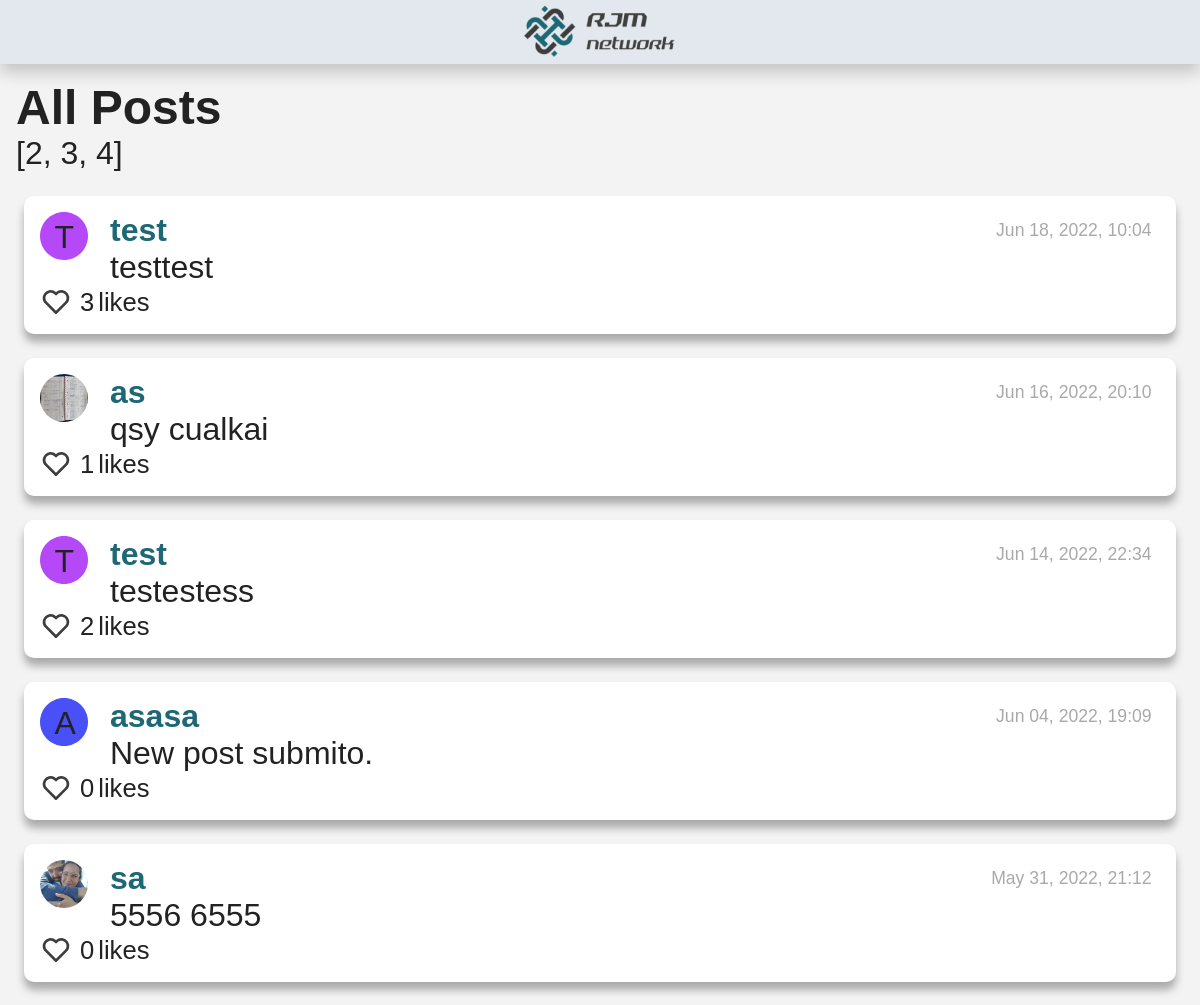
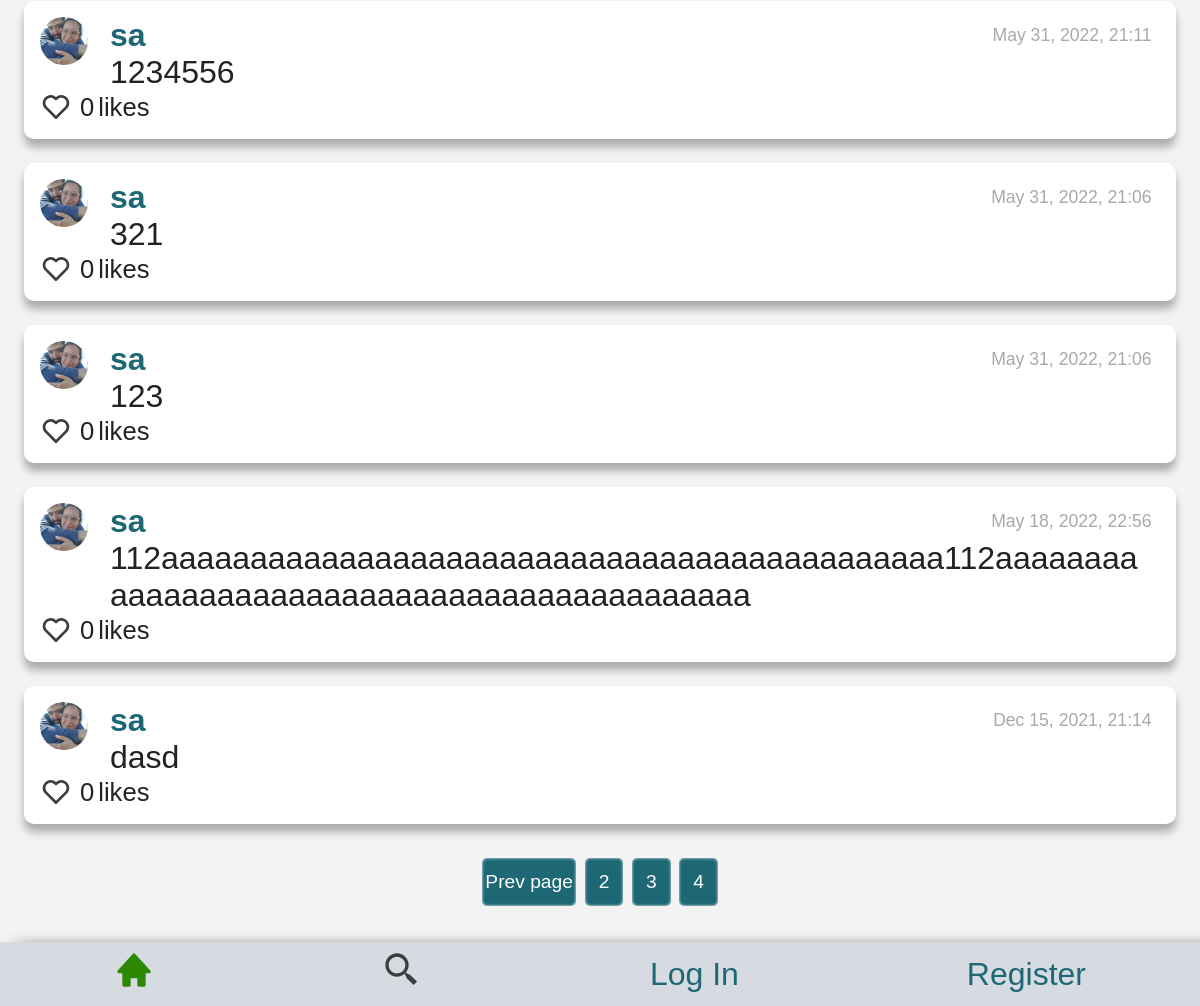
The page / on the database its author committed (2 pictures, top to bottom).
### network/models.py (models this page shows, shortened)
class NewPost(models.Model):
    poster = models.ForeignKey(User, on_delete=models.PROTECT, related_name="posts_posted")
    description = models.TextField(blank=False)
    date_added = models.DateTimeField(auto_now_add=True)

class User(AbstractUser):
    header_image = models.ImageField(null=True, blank=True, upload_to="images/")
    pass

### network/views.py (the view)
# urls.py: path("", views.index, name="index"),
def index(request):
    all_posts = NewPost.objects.select_related('poster')
    all_fields= NewPost._meta.fields
    users = User.objects.all()
    user_color = {}
    colors_list = ["C37D7D", "FC792F", "4950F8", "EBFC2F", "15A2F1", "58FC2F", "36F9E1", "2ECF65", "B549F8", "FF83EB", "FCCF2F"]
    for j in users:
        user_color[j.id] = random.choice(colors_list)
        colors_list.remove(user_color[j.id])
    total_posts=all_posts.count()
    total_pages=math.ceil(total_posts/10)
    list_total_pages = []
    for i in range(2, total_pages+1):
        list_total_pages.append(i)
    all_posts = all_posts.order_by("-date_added")[:10]
    all_likers = Likers.objects.all()
    for post in all_posts:
        post.date_added = (post.date_added.strftime("%b %d, %Y, %H:%M"))
        post.number_likes=0
        likers = all_likers.filter(post=post.id)
        likers_id = []
        for each_liker in likers:
            post.likers = each_liker.liker.all()
            post.number_likes = each_liker.liker.count()
            for each in each_liker.liker.all():
                likers_id.append(each.id)
            post.likers_id = likers_id
    random_number = randrange(100)
    return render(request, "network/index.html", {
        "all_posts": all_posts,
        "users": users,
        "list_total_pages":list_total_pages,
        "random_number":random_number,
        "user_color": user_color
    })

### network/templates/network/index.html (shortened to what this page needs)
{% extends "network/layout.html" %}
{% load static %}
{% load network_extras %}
{% block body %}
    <h3> All Posts</h3>
    {{list_total_pages}}
    <div id="all_posts_view">
        <div id="page_0">
            {% if all_posts %}
                {% for post in all_posts %}
                    <div id="posts_style">
                        <div id="posts-flex-order">
                            <div id="posts-flex-order-child1">
                                {% if post.poster.header_image %}
                                    <img class="posts_profile_picture" alt="Image not found" src="/media/{{ post.poster.header_image }}">
                                {% else %}
                                    <div class="no_profile_picture">
                                        <svg id="dropbtn-profile" class="no_profile_picture_circle" width="40" height="40" viewBox="0 0 40 40" fill="none" xmlns="http://www.w3.org/2000/svg">
                                            <path id="dropbtn-profile" d="M40 20C40 31.0457 31.0457 40 20 40C8.95431 40 0 31.0457 0 20C0 8.9543 8.95431 0 20 0C31.0457 0 40 8.9543 40 20Z" fill="#{{user_color|keyvalue:post.poster.id}}"/>
                                        </svg>
                                        <div  class="no_profile_picture_letter">
                                            {{ post.poster|make_list|first|capfirst }}
                                        </div>
                                    </div>
                                {% endif %}
                            </div>
                            <div id="posts-flex-order-child2">
                                <div id="posts-first-line">
                                    <a id="profile"  href="profile/{{ post.poster.id }}">{{ post.poster }}</a>
                                    <div id="post-{{post.date_added}}" class="date_post"> {{ post.date_added }}</div>
                                </div>
                                <div id="post-description-{{post.id}}" class="description_post"> {{ post.description }} </div>
                            </div>
                        </div>
                        <div id="like_complete">
                            {% if user.id in post.likers_id %}
                                <button class="yes_button" id="like-btn-{{post.id}}" value="heart_full" onclick="like('{{ post.id }}')">
                                    <svg id="heart-img-{{ post.id }}" alt="jacket" width="40" height="40" viewBox="0 0 40 40" fill="none" xmlns="http://www.w3.org/2000/svg">
                                        <path d="M33.6751 7.9851C32.7561 7.05963 31.6632 6.32493 30.4593 5.82324C29.2555 5.32155 27.9643 5.06277 26.6601 5.06177C24.1931 5.06217 21.8162 5.98889 20 7.65843C18.1841 5.98861 15.8071 5.06185 13.34 5.06177C12.0343 5.06313 10.7417 5.3227 9.53661 5.82555C8.33155 6.3284 7.23783 7.06459 6.31838 7.99177C2.39672 11.9301 2.39838 18.0901 6.32172 22.0118L20 35.6901L33.6784 22.0118C37.6017 18.0901 37.6034 11.9301 33.6751 7.9851Z" fill="#DA2D57"/>
                                    </svg>
                                </button>
                            {% else %}
                                <button class="yes_button" id="like-btn-{{post.id}}" value="heart_empty"  onclick="like('{{ post.id }}')">
                                    <svg id="heart-img-{{ post.id }}" alt="jacket" width="40" height="40" viewBox="0 0 40 40" fill="none" xmlns="http://www.w3.org/2000/svg">
                                        <path d="M20 7.65843C18.1841 5.98861 15.8071 5.06185 13.34 5.06177C12.0343 5.06313 10.7417 5.3227 9.53661 5.82555C8.33155 6.3284 7.23783 7.06459 6.31838 7.99177C2.39672 11.9301 2.39838 18.0901 6.32172 22.0118L18.5417 34.2318C18.825 34.7301 19.3717 35.0518 20 35.0518C20.258 35.0493 20.5119 34.9863 20.7411 34.8679C20.9704 34.7495 21.1686 34.579 21.32 34.3701L33.6784 22.0118C37.6017 18.0884 37.6017 11.9301 33.675 7.9851C32.7561 7.05963 31.6632 6.32493 30.4593 5.82324C29.2555 5.32155 27.9643 5.06277 26.66 5.06177C24.1931 5.06217 21.8162 5.98889 20 7.65843ZM31.3184 10.3418C33.9234 12.9601 33.925 17.0501 31.3217 19.6551L20 30.9768L8.67838 19.6551C6.07505 17.0501 6.07672 12.9601 8.67505 10.3484C9.94172 9.08843 11.5984 8.3951 13.34 8.3951C15.0817 8.3951 16.7317 9.08843 17.9884 10.3451L18.8217 11.1784C18.9764 11.3333 19.16 11.4562 19.3622 11.5401C19.5644 11.6239 19.7812 11.6671 20 11.6671C20.2189 11.6671 20.4357 11.6239 20.6379 11.5401C20.8401 11.4562 21.0237 11.3333 21.1784 11.1784L22.0117 10.3451C24.5317 7.8301 28.8017 7.83677 31.3184 10.3418Z" fill="#3D3D3D"/>
                                    </svg>
                                </button>
                            {% endif %}
                            <div id="like-count-{{post.id}}" class="d-inline-block">{{post.number_likes}}</div> likes
                        </div>
                    </div>
                {% endfor %}
                <div id="id_page_buttons">
                    {% if list_total_pages %}
                        {% if p_actual == 1 %}
                        {% else %}
                            <button class="page_button" onclick="pages('{{user.id}}', '{{p_actual}}', -1)">Prev page</button>
                        {% endif %}
                        {% for page in list_total_pages %}
                            {% if page == p_actual %}
                                <button id="selected_button" class="page_button" > {{ p_actual }} </button>
                            {% else %}
                                <button class="page_button"  id="not_selected_button" onclick="pages('{{user.id}}', '{{page}}', 0)">{{page}}</button>
                            {% endif %}
                        {% endfor %}
                    {% endif %}
                </div>
            {% else %}
                    <li>no post</li>
            {% endif %}
        </div>
    </div>
{% endblock %}

### network/templates/network/layout.html (shortened to what this page needs)
{% load static %}
{% load network_extras %}
<!DOCTYPE html>
<html lang="en">
    <head>
        <link href="{% static 'network/styles.css' %}" rel="stylesheet">
    </head>
    <body>
        <header class="header">
            <img class="logo" src="{% static 'assets/logo1-removebg-preview 2.png' %}" alt="Logo_page">
        </header>
        <nav id="navbar" class="navbar navbar-expand-lg navbar-light bg-light">
            <a class="nav-link"  id="nav-home" href="{% url 'postsbox' 'index' 1 %}">
            </a>
            <div class="nav-link"  id="nav-search">
            </div>
            {% if user.is_authenticated %}
            <div class="new_post_button"  id="new_post">
                    <svg width="50" height="50" viewBox="0 0 50 50" fill="none" xmlns="http://www.w3.org/2000/svg">
                        <path d="M41.6666 4.16675H8.33329C6.03538 4.16675 4.16663 6.02925 4.16663 8.31675V33.3501C4.16663 35.6376 6.03538 37.5001 8.33329 37.5001H14.5833V45.8334L27.8145 37.5001H41.6666C43.9645 37.5001 45.8333 35.6376 45.8333 33.3501V8.31675C45.83 7.21423 45.3894 6.15806 44.6082 5.38002C43.8271 4.60199 42.7691 4.16564 41.6666 4.16675ZM35.4166 22.9168H27.0833V31.2501H22.9166V22.9168H14.5833V18.7501H22.9166V10.4168H27.0833V18.7501H35.4166V22.9168Z" fill="#1E6876"/>
                    </svg>
            </div>
                    <a class="nav-link"  id="nav-home" href="{% url 'postsbox' 'following' 1 %}">
                    <svg width="40" height="40" viewBox="0 0 40 40" fill="none" xmlns="http://www.w3.org/2000/svg">
                        <path d="M36.5783 15.2984C36.4735 14.9898 36.2807 14.7187 36.0236 14.5185C35.7665 14.3182 35.4564 14.1977 35.1316 14.1717L25.63 13.4167L21.5183 4.31502C21.3874 4.02188 21.1744 3.77289 20.905 3.59812C20.6357 3.42335 20.3216 3.33025 20.0005 3.33008C19.6794 3.3299 19.3652 3.42265 19.0957 3.59713C18.8262 3.7716 18.6129 4.02036 18.4816 4.31336L14.37 13.4167L4.8683 14.1717C4.54905 14.197 4.24386 14.3137 3.98922 14.5079C3.73458 14.7021 3.54128 14.9656 3.43245 15.2667C3.32362 15.5679 3.30386 15.8941 3.37554 16.2062C3.44722 16.5183 3.6073 16.8032 3.83663 17.0267L10.8583 23.8717L8.37496 34.625C8.29956 34.9505 8.32373 35.2912 8.44433 35.6028C8.56493 35.9144 8.7764 36.1825 9.0513 36.3724C9.3262 36.5623 9.65183 36.6652 9.98594 36.6678C10.32 36.6703 10.6472 36.5724 10.925 36.3867L20 30.3367L29.075 36.3867C29.3589 36.5752 29.6937 36.6722 30.0343 36.6647C30.375 36.6573 30.7053 36.5457 30.9806 36.3449C31.256 36.1441 31.4633 35.8639 31.5746 35.5418C31.6859 35.2197 31.6959 34.8713 31.6033 34.5434L28.555 23.8767L36.115 17.0734C36.61 16.6267 36.7916 15.93 36.5783 15.2984Z" fill="#3D3D3D"/>
                    </svg>
                </a>
                    <a class="nav-link"  id="nav-liked-posts" href="{% url 'postsbox' 'liked_posts' 1 %}">
                    <svg width="40" height="40" viewBox="0 0 40 40" fill="none" xmlns="http://www.w3.org/2000/svg">
                        <path d="M33.6751 7.9851C32.7561 7.05963 31.6632 6.32493 30.4593 5.82324C29.2555 5.32155 27.9643 5.06277 26.6601 5.06177C24.1931 5.06217 21.8162 5.98889 20 7.65843C18.1841 5.98861 15.8071 5.06185 13.34 5.06177C12.0343 5.06313 10.7417 5.3227 9.53661 5.82555C8.33155 6.3284 7.23783 7.06459 6.31838 7.99177C2.39672 11.9301 2.39838 18.0901 6.32172 22.0118L20 35.6901L33.6784 22.0118C37.6017 18.0901 37.6034 11.9301 33.6751 7.9851Z" fill="#3D3D3D"/>
                    </svg>
                </a>
                <div class="dropdown">
                    <button onclick="myFunction()" class="dropbtn" id="dropbtn-profile" >
                        {% if user.header_image %}
                            <img id="profile_img" class="posts_profile_picture" alt="Image not found" src="/media/{{ user.header_image }}">
                        {% else %}
                            <div class="no_profile_picture">
                                <svg id="dropbtn-profile" class="no_profile_picture" width="40" height="40" viewBox="0 0 40 40" fill="none" xmlns="http://www.w3.org/2000/svg">
                                    <path id="dropbtn-profile" d="M40 20C40 31.0457 31.0457 40 20 40C8.95431 40 0 31.0457 0 20C0 8.9543 8.95431 0 20 0C31.0457 0 40 8.9543 40 20Z" fill="#{{user_color|keyvalue:user.id}}"/>
                                </svg>
                                <div  id="profile_letter" class="no_profile_picture_letter">
                                    {{ user|make_list|first|capfirst }}
                                </div>
                            </div>
                        {% endif %}
                        <!-- <svg id="dropbtn-profile" width="40" height="40" viewBox="0 0 40 40" fill="none" xmlns="http://www.w3.org/2000/svg">
                            <path id="dropbtn-profile" d="M40 20C40 31.0457 31.0457 40 20 40C8.95431 40 0 31.0457 0 20C0 8.9543 8.95431 0 20 0C31.0457 0 40 8.9543 40 20Z" fill="#00BAAF"/>
                            <path id="dropbtn-profile" d="M10.42 25V14.35H14.83C15.29 14.35 15.71 14.445 16.09 14.635C16.48 14.825 16.815 15.085 17.095 15.415C17.375 15.735 17.595 16.095 17.755 16.495C17.915 16.885 17.995 17.285 17.995 17.695C17.995 18.275 17.865 18.825 17.605 19.345C17.355 19.855 17 20.27 16.54 20.59C16.08 20.91 15.54 21.07 14.92 21.07H11.47V25H10.42ZM11.47 20.14H14.875C15.295 20.14 15.66 20.025 15.97 19.795C16.28 19.565 16.52 19.265 16.69 18.895C16.86 18.525 16.945 18.125 16.945 17.695C16.945 17.255 16.845 16.85 16.645 16.48C16.445 16.11 16.18 15.82 15.85 15.61C15.53 15.39 15.175 15.28 14.785 15.28H11.47V20.14ZM19.541 25V17.185H20.561V25H19.541ZM19.541 15.55V14.05H20.561V15.55H19.541ZM26.1976 25.15C25.6276 25.15 25.1026 25.045 24.6226 24.835C24.1526 24.615 23.7376 24.315 23.3776 23.935C23.0276 23.555 22.7526 23.12 22.5526 22.63C22.3626 22.14 22.2676 21.62 22.2676 21.07C22.2676 20.33 22.4326 19.655 22.7626 19.045C23.0926 18.435 23.5526 17.95 24.1426 17.59C24.7326 17.23 25.4126 17.05 26.1826 17.05C26.9126 17.05 27.5576 17.22 28.1176 17.56C28.6776 17.89 29.0926 18.34 29.3626 18.91L28.3726 19.225C28.1526 18.825 27.8426 18.515 27.4426 18.295C27.0526 18.065 26.6176 17.95 26.1376 17.95C25.6176 17.95 25.1426 18.085 24.7126 18.355C24.2826 18.625 23.9376 18.995 23.6776 19.465C23.4276 19.935 23.3026 20.47 23.3026 21.07C23.3026 21.66 23.4326 22.195 23.6926 22.675C23.9526 23.155 24.2976 23.54 24.7276 23.83C25.1576 24.11 25.6326 24.25 26.1526 24.25C26.4926 24.25 26.8176 24.19 27.1276 24.07C27.4476 23.95 27.7226 23.79 27.9526 23.59C28.1926 23.38 28.3526 23.155 28.4326 22.915L29.4376 23.215C29.2976 23.585 29.0626 23.92 28.7326 24.22C28.4126 24.51 28.0326 24.74 27.5926 24.91C27.1626 25.07 26.6976 25.15 26.1976 25.15Z" fill="white"/>
                        </svg> -->
                    </button>
                    <div id="myDropdown" class="dropdown-content"  onchange="location = this.value;">
                        <a id="open_profile" href="/profile/{{ user.id }}">Profile</a>
                        <a id="log_out" href="{% url 'logout' %}">Log out</a>
                    </div>
                </div>
                <!-- <select id="select_button_user" class="page_button" name="forma" onchange="location = this.value;" >
                    <option selected disabled hidden><a>{{ user.username }}</a>
                    <option  value="/profile/{{ user.id }}">Profile
                    <option  value="{% url 'logout' %}"><a>Log out</a>
                </select> -->
            {% else %}
                    <a class="nav-link" id="nav-link" href="{% url 'login' %}">Log In</a>
                    <a class="nav-link"  id="nav-link"href="{% url 'register' %}">Register</a>
            {% endif %}
        </nav>
        <div class="body">
            {% block body %}
            {% endblock %}
        </div>
    </body>
</html>

### rows shown on the page
NewPost: poster|make_list "T", poster "test", date_added "Jun 18, 2022, 10:04", description "testtest", number_likes "3"
NewPost: poster.header_image (picture), poster "as", date_added "Jun 16, 2022, 20:10", description "qsy cualkai", number_likes "1"
NewPost: poster|make_list "T", poster "test", date_added "Jun 14, 2022, 22:34", description "testestess", number_likes "2"
NewPost: poster|make_list "A", poster "asasa", date_added "Jun 04, 2022, 19:09", description "New post submito.", number_likes "0"
NewPost: poster.header_image (picture), poster "sa", date_added "May 31, 2022, 21:12", description "5556 6555", number_likes "0"
NewPost: poster.header_image (picture), poster "sa", date_added "May 31, 2022, 21:11", description "1234556", number_likes "0"
NewPost: poster.header_image (picture), poster "sa", date_added "May 31, 2022, 21:06", description "321", number_likes "0"
NewPost: poster.header_image (picture), poster "sa", date_added "May 31, 2022, 21:06", description "123", number_likes "0"
NewPost: poster.header_image (picture), poster "sa", date_added "May 18, 2022, 22:56", description "112aaaaaaaaaaaaaaaaaaaaaaaaaaaaaaaaaaaaaaaaaaaa112aaaaaaaaaaaaaaaaaaaaaaaaaaaaaaaaaaaaaaaaaaaa", number_likes "0"
NewPost: poster.header_image (picture), poster "sa", date_added "Dec 15, 2021, 21:14", description "dasd", number_likes "0"

### other values the page prints
{{ list_total_pages }} "[2, 3, 4]"
{{ page }} "2" "3" "4"
